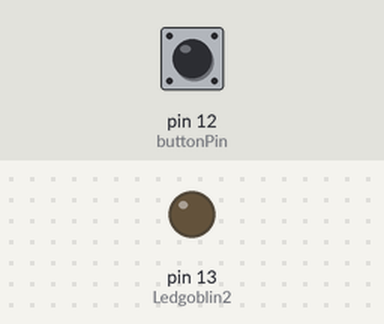
Simulated run of this sketch. Board: Arduino Uno, built with avr-gcc and run on an emulated ATmega328P. Shown: output pins drawn as LEDs (lit = HIGH). The test bench sets the inputs (shaded band); at power-on: pin 12 (buttonPin) LOW. The modem accepts every AT command (registered, SIM ready, sends succeed) and sends nothing else.

Above: at 15.2 s.
15.3 s: pin 12 (buttonPin) pulled HIGH for 0.15 s
At 15.7 s:
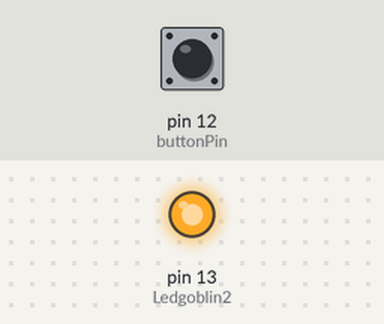
Timing chart, 0 to 21.8 s (numbered marks = the images above; inputs shaded):
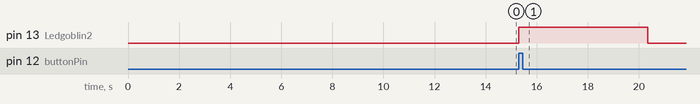

The sketch:

04_SMS_GOBLIN_2.ino
```cpp
/*     PUSH_THE_BOTTON_AND_SEND_A_SMS_EXAMPLE1

  Send a SMS when you push the botton.
  Check more documentation and examples in http://www.verse-technology.com/goblin2/

  modified 1 Noviembre 2016
  by Rafael Cortés
  -GOBLIN 2 TEAM. VERSE Technology.
 */

#include <SoftwareSerial.h>                          // Library SoftwareSerial
SoftwareSerial SIM5320A(6, 4);                       // RX, TX. Configure the serial port in the SIM5320A for our GOBLIN 2
int buttonPin = 12;                                  // Button
int Ledgoblin2 = 13;                                 // LED of Goblin 2

void setup(){
    SIM5320A.begin(9600);                            // Set serial port speed for SIM5320A
    SIM5320Apower();                                 // ON SIM5320A for software
    delay(10000);                                    // Time to find a RED (DEPENDS OF YOUR POSITION)
    pinMode(buttonPin, INPUT);                       // Pin the signal of button
    pinMode(Ledgoblin2, OUTPUT);                     // Pin the LED of Goblin 2
 }

void loop(){
 int reading = digitalRead(buttonPin);                // Read pin 12
  if(reading==HIGH)                                   // If you push the botton
  {
    digitalWrite(Ledgoblin2,HIGH);                    // Turn ON the the LED of GOBLIN 2
    delay(1500);                                      // Wait 1500 mS
    SMS();                                            // Function SMS
    }
    if(reading==LOW);                                 // If you don't push the botton
    {
    digitalWrite(Ledgoblin2,LOW);                     // LED OFF
   }
}

void SIM5320Apower(){                                 // Function for to turn ON the SIM5320A
  digitalWrite(5, HIGH);                              // This is the pin for to turn ON the SIM5320A for sofTtware
  delay(2000);                                        // Wait 2 seconds
  digitalWrite(5, LOW);                               // This is the pin for to turn OFF the SIM5320A for software
  delay(2000);                                        // Wait 2 seconds
}

void SMS(){
  SIM5320A.println("AT+CMGF=1");                      // Set GSM to text mode
  delay(1500);                                        // Wait 1500 mS
  SIM5320A.println("AT+CMGS=\"XXXXXXXXXX\"");         // Phone number to which you want to send sms, PUT THE CELLPHONE NUMBER IN THE XXXXXXXXXX
  delay(1000);                                        // Wait 1000 mS
  SIM5320A.println("GOBLIN 2");                       // SMS body
  delay(1000);                                        // Wait 1000 mS
  SIM5320A.write(0x1A);                               // Sends ctrl+z end of message
}
```

Measured:
- after the input at 15.3 s, pin 13 (Ledgoblin2): LOW → HIGH at once, → LOW 5.0 s later
